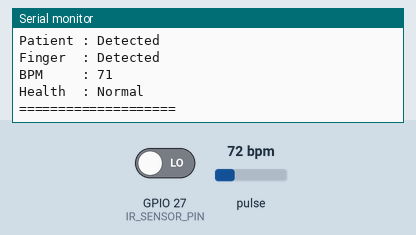
Simulated run of this sketch. Board: ESP32. On the bench: the last lines printed to the serial monitor. Inputs (shaded band) come from the test bench; at power-on: pulse 72 bpm, GPIO 27 (IR_SENSOR_PIN) LOW. WiFi joins after 1.5 s; servers stay silent unless stated.

Above: at 2.7 s.
2.8 s: pulse set to 42 bpm
At 5.3 s:
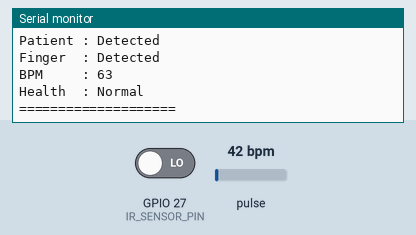
5.8 s: pulse set to 130 bpm
At 7.3 s:
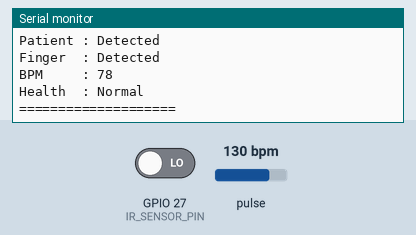
Timing chart, 0 to 8.8 s (numbered marks = the images above; inputs shaded):
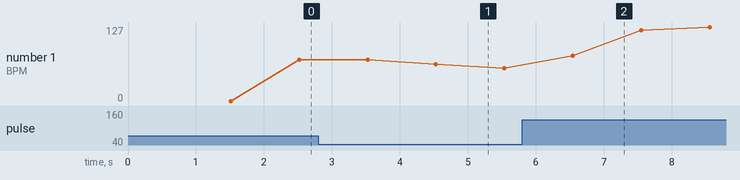

The sketch:

health.ino
```cpp
#include <Wire.h>
#include "MAX30105.h"
#include "heartRate.h"

MAX30105 particleSensor;

#define IR_SENSOR_PIN 27
#include <WiFi.h>
#include <WebServer.h>

WebServer server(80);
// =========================
// BPM Variables
// =========================
const byte RATE_SIZE = 4;

byte rates[RATE_SIZE];
byte rateSpot = 0;

long lastBeat = 0;

float beatsPerMinute;
int beatAvg = 0;

volatile int bpm = 0;

volatile bool patientDetected = false;
volatile bool fingerDetected = false;

const char* ssid = "Wokwi-GUEST";
const char* password = "";

TimerHandle_t systemTimer;

volatile const char* healthStatus = "Idle";

// =========================
// Task Handles
// =========================
TaskHandle_t PatientTaskHandle;
TaskHandle_t HeartTaskHandle;
TaskHandle_t DisplayTaskHandle;
TaskHandle_t WebTaskHandle;
// =========================
// RTOS Objects
// =========================
QueueHandle_t bpmQueue;
SemaphoreHandle_t serialMutex;


void handleRoot()
{
  String html = "<html><head><meta http-equiv='refresh' content='2'/></head><body>";
  html += "<h1>ESP32 Heart Rate Monitor</h1>";
  html += "<p>Patient: " + String(patientDetected ? "Detected" : "Not Detected") + "</p>";
  html += "<p>Finger: " + String(fingerDetected ? "Detected" : "Not Detected") + "</p>";
  html += "<p>BPM: " + String(bpm) + "</p>";
  html += "<p>Health: " + String((const char*)healthStatus) + "</p>";
  html += "</body></html>";
  server.send(200, "text/html", html);
}

void handleData()
{
  String json = "{";
  json += "\"patient\":" + String(patientDetected ? "true" : "false") + ",";
  json += "\"finger\":" + String(fingerDetected ? "true" : "false") + ",";
  json += "\"bpm\":" + String(bpm) + ",";
  json += "\"health\":\"" + String((const char*)healthStatus) + "\"";
  json += "}";
  server.send(200, "application/json", json);
}

void timerCallback(TimerHandle_t xTimer)
{
  Serial.println("System Alive");
}


void WebTask(void *pvParameters)
{
  while (true)
  {
    server.handleClient();

    vTaskDelay(
      pdMS_TO_TICKS(20));
  }
}
// =========================
// Patient Detection Task
// =========================
void PatientTask(void *pvParameters)
{
  while (true)
  {
    patientDetected =
      (digitalRead(IR_SENSOR_PIN) == LOW);

    vTaskDelay(pdMS_TO_TICKS(100));
  }
}

// =========================
// Heart Rate Task
// =========================
void HeartTask(void *pvParameters)
{
  while (true)
  {
    long irValue = particleSensor.getIR();

    fingerDetected = (irValue > 50000);

    if (fingerDetected)
    {
      if (checkForBeat(irValue))
      {
        if (lastBeat != 0)
        {
          long delta = millis() - lastBeat;
          beatsPerMinute = 60 / (delta / 1000.0);

          if (beatsPerMinute > 20 && beatsPerMinute < 255)
          {
            if (rates[0] == 0)
            {
              // Initialize all elements with first reading to avoid dilution with zeros
              for (byte x = 0; x < RATE_SIZE; x++)
              {
                rates[x] = (byte)beatsPerMinute;
              }
              rateSpot = 1;
            }
            else
            {
              rates[rateSpot++] = (byte)beatsPerMinute;
              rateSpot %= RATE_SIZE;
            }

            beatAvg = 0;
            for (byte x = 0; x < RATE_SIZE; x++)
            {
              beatAvg += rates[x];
            }
            beatAvg /= RATE_SIZE;

            bpm = beatAvg;

            // Send latest BPM to queue (copying to temp to avoid volatile warning)
            int tempBpm = bpm;
            xQueueOverwrite(bpmQueue, &tempBpm);
          }
        }
        lastBeat = millis();
      }
    }
    else
    {
      bpm = 0;

      // Send 0 to queue when finger is removed
      int tempBpm = 0;
      xQueueOverwrite(bpmQueue, &tempBpm);

      // Reset averages and beat timings for a fresh session
      rateSpot = 0;
      for (byte x = 0; x < RATE_SIZE; x++)
      {
        rates[x] = 0;
      }
      lastBeat = 0;
    }

    if (bpm == 0)
    {
      healthStatus = "Measuring";
    }
    else if (bpm < 60)
    {
      healthStatus = "Low Heart Rate";
    }
    else if (bpm <= 100)
    {
      healthStatus = "Normal";
    }
    else
    {
      healthStatus = "High Heart Rate";
    }

    // VERY IMPORTANT
    // Keep delay tiny
    vTaskDelay(pdMS_TO_TICKS(1));
  }
}

// =========================
// Display Task
// =========================
void DisplayTask(void *pvParameters)
{
  while (true)
  {
    int displayBPM = 0;

    xQueuePeek(bpmQueue,
               &displayBPM,
               0);

    xSemaphoreTake(
      serialMutex,
      portMAX_DELAY);

    Serial.println();
    Serial.println("====================");

    Serial.print("Patient : ");

    if (patientDetected)
      Serial.println("Detected");
    else
      Serial.println("Not Detected");

    Serial.print("Finger  : ");

    if (fingerDetected)
      Serial.println("Detected");
    else
      Serial.println("Not Detected");

    Serial.print("BPM     : ");
    Serial.println(displayBPM);

    Serial.print("Health  : ");
    Serial.println((const char*)healthStatus);

    Serial.println("====================");

    xSemaphoreGive(serialMutex);

    vTaskDelay(pdMS_TO_TICKS(1000));
  }
}

// =========================
// Setup
// =========================
void setup()
{
  Serial.begin(115200);

  pinMode(IR_SENSOR_PIN, INPUT);

  Wire.begin(21, 22);

  Serial.println("Initializing MAX30102...");

  if (!particleSensor.begin(Wire, I2C_SPEED_FAST))
  {
    Serial.println("MAX30102 NOT FOUND");

    while (1);
  }

  Serial.println("MAX30102 FOUND");

  particleSensor.setup();

  particleSensor.setPulseAmplitudeRed(0x0A);
  particleSensor.setPulseAmplitudeGreen(0);

  Serial.println("Connecting to WiFi...");
  WiFi.begin(ssid, password);
  while (WiFi.status() != WL_CONNECTED)
  {
    delay(500);
    Serial.print(".");
  }
  Serial.println("");
  Serial.println("WiFi connected!");
  Serial.print("IP address: ");
  Serial.println(WiFi.localIP());

  server.on("/", handleRoot);
  server.on("/data", handleData);
  server.begin();

  // =========================
  // RTOS Objects
  // =========================
  bpmQueue = xQueueCreate(1, sizeof(int));

  serialMutex = xSemaphoreCreateMutex();

  if (bpmQueue == NULL || serialMutex == NULL)
  {
    Serial.println("Failed to create RTOS objects");
    while (1);
  }

  int initialBpm = 0;
  xQueueOverwrite(bpmQueue, &initialBpm);

  systemTimer = xTimerCreate(
    "HealthTimer",
    pdMS_TO_TICKS(1000),
    pdTRUE,
    NULL,
    timerCallback);

  if (systemTimer == NULL)
  {
    Serial.println("Failed to create Software Timer");
    while (1);
  }
  xTimerStart(systemTimer, 0);

  // Core 0
  xTaskCreatePinnedToCore(
    PatientTask,
    "PatientTask",
    2000,
    NULL,
    1,
    &PatientTaskHandle,
    0);

  // Core 1
  xTaskCreatePinnedToCore(
    HeartTask,
    "HeartTask",
    5000,
    NULL,
    2,
    &HeartTaskHandle,
    1);

  // Core 0
  xTaskCreatePinnedToCore(
    DisplayTask,
    "DisplayTask",
    3000,
    NULL,
    1,
    &DisplayTaskHandle,
    0);
  xTaskCreatePinnedToCore(
    WebTask,
    "WebTask",
    5000,
    NULL,
    1,
    &WebTaskHandle,
    0);
}

void loop()
{
}
```

Measured:
- after the input at 2.8 s, the serial monitor: prints a new line after 1.7 s (image 1)
- after the input at 5.8 s, the serial monitor: prints a new line after 0.75 s (image 2)
- plotted number 1: 71 → 56 after the input at 2.8 s, 56 → 127 after the input at 5.8 s
